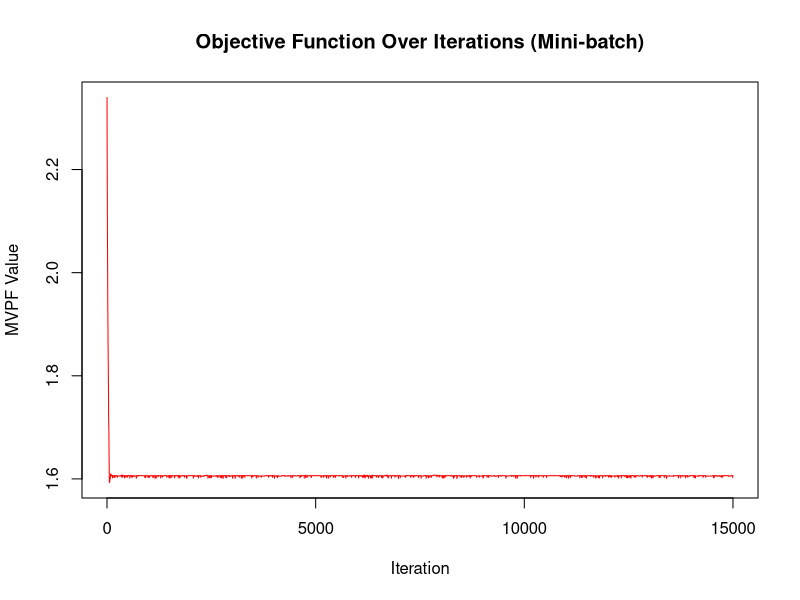
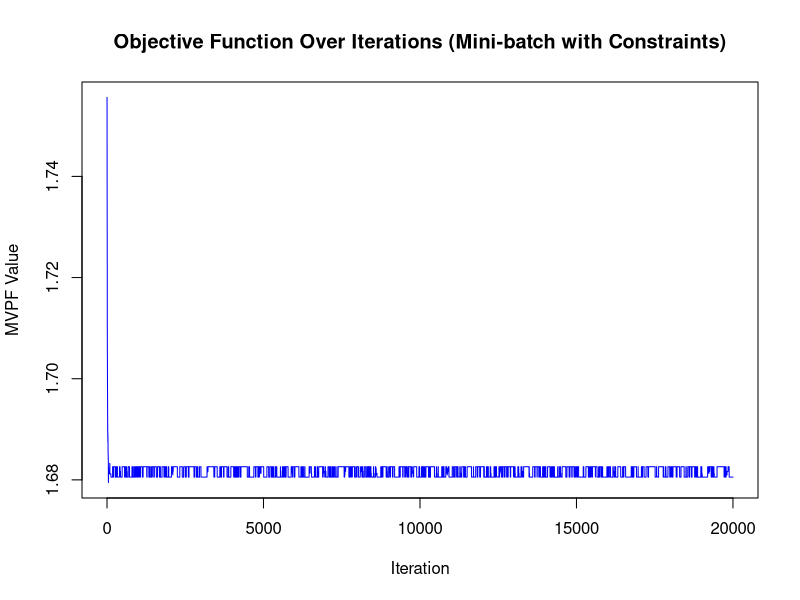

Source code (R) for these figures, in order:
# 
"
Simulations for testing different optimization algorithms
"
#




library(dplyr)



# generate simulated data ---------------------
generate_dataset <- function(n) {
  set.seed(42)  # For reproducibility
  R <- runif(n, min = 5, max = 20)  # Revenue (R_i)
  C <- runif(n, min = 1, max = 10)  # Cost (C_i)
  B <- runif(n, min = 1, max = 10)  # Burden (B_i)
  
  # Calculate individual MVPF
  indiv_MVPF <- (R + B) / (R - C)
  
  # Return the dataset as a data frame
  return(data.frame(R, B, C, indiv_MVPF))
}

df <- generate_dataset(n=1000)

# Function to calculate total MVPF for a given selection of individuals
calculate_total_mvp <- function(df_subset) {
  total_benefit <- sum(df_subset$R + df_subset$B)
  total_net_cost <- sum(df_subset$R) - sum(df_subset$C)
  return(total_benefit / total_net_cost)
}

# Greedy algorithm -----------------------

# Function to perform the greedy algorithm, ignoring individuals with negative MVPF
greedy_algorithm <- function(df, revenue_constraint) {
  # Filter out individuals with negative individual MVPF
  df <- df[df$indiv_MVPF >= 0, ]
  
  # Sort by individual MVPF
  df_sorted <- df[order(df$indiv_MVPF), ]
  
  # Select individuals in ascending order of MVPF until the revenue constraint is met
  cumulative_revenue <- 0
  greedy_subset <- data.frame()
  
  for (i in 1:nrow(df_sorted)) {
    if (cumulative_revenue >= revenue_constraint) break
    greedy_subset <- rbind(greedy_subset, df_sorted[i, ])
    cumulative_revenue <- cumulative_revenue + df_sorted$R[i]
  }
  
  # Calculate the MVPF for the greedy approach
  greedy_mvp <- calculate_total_mvp(greedy_subset)
  
  return(list(greedy_mvp = greedy_mvp, greedy_subset = greedy_subset))
}

greedy_solution <- greedy_algorithm(df, revenue_constraint = 3000)
cat("Greedy Algorithm MVPF:", greedy_solution$greedy_mvp, "\n")


# Mini-batch stochastic gradient descent with individual updating ------------------

# Define the objective function
objective_function <- function(R, B, C, treatment) {
  numerator <- sum(treatment * (R + B))
  denominator <- sum(treatment * (R - C))
  return(numerator / denominator)
}

# Gradient of the objective function with respect to the treatment for each individual
gradient <- function(R, B, C, treatment, i) {
  numerator_1 <- (R[i] + B[i]) * sum(treatment * (R - C)) 
  numerator_2 <- (R[i] - C[i]) * sum(treatment * (R + B))
  return((numerator_1 - numerator_2) / sum(treatment * (R - C))^2)
}

# Function to determine initial treatment allocation greedily (this increases speed by not relying on
# random sampling to determine the initial allocation, which in large samples may take a long time to
# produce a valid initial allocation)
initialize_treatment <- function(df, bar_R) {
  # Sort individuals by R_i in descending order
  sorted_indices <- order(df$R, decreasing = TRUE)
  
  # Initialize treatment to zeros (no one treated)
  treatment <- rep(0, nrow(df))
  
  # Greedily assign treatment starting from the highest R_i
  total_R <- 0
  for (i in sorted_indices) {
    treatment[i] <- 1  # Assign treatment
    total_R <- total_R + df$R[i]
    if (total_R >= bar_R) break  # Stop when the constraint is satisfied
  }
  
  # Randomly assign treatment to the remaining individuals
  remaining_indices <- setdiff(1:nrow(df), which(treatment == 1))
  treatment[remaining_indices] <- sample(0:1, length(remaining_indices), replace = TRUE)
  
  return(treatment)
}

# Mini-batch SGD implementation with individual updates based on gradients
mini_batch_sgd <- function(df, bar_R, batch_size, learning_rate = 0.01, max_iter) {
  
  # Initial random treatment allocation (0 or 1)
  n <- nrow(df)
  treatment <- initialize_treatment(df, bar_R)

  # Store objective function values
  obj_values <- numeric(max_iter)
  
  for (iter in 1:max_iter) {
    # Randomly select a mini-batch
    batch_indices <- sample(1:n, batch_size)
    
    # For each individual in the mini-batch, calculate the gradient and update treatment
    for (i in batch_indices) {
      grad <- gradient(df$R, df$B, df$C, treatment, i)
      
      # Update treatment based on gradient
      if (grad > 0) {
        treatment[i] <- 0  # Turn off treatment if gradient is positive
      } else {
        treatment[i] <- 1  # Turn on treatment if gradient is negative
      }
    }
    
    # Ensure that the constraint is satisfied (adjust if violated)
    if (sum(treatment * df$R) < bar_R) {
      # Restore treatment for individuals with highest R to meet the constraint
      top_r_index <- order(df$R, decreasing = TRUE)
      for (j in top_r_index) {
        if (treatment[j] == 0) {
          treatment[j] <- 1
          if (sum(treatment * df$R) >= bar_R) break
        }
      }
    }
    
    # Calculate and store the objective function value
    obj_values[iter] <- objective_function(df$R, df$B, df$C, treatment)
  }
  
  # Return the final treatment allocation and objective function values
  return(list(treatment = treatment, obj_values = obj_values))
}

# Run the mini-batch SGD algorithm on the generated dataset with \bar{R} = 500
result_mini_batch <- mini_batch_sgd(df, bar_R = 3000, batch_size = 50, max_iter = 15000)

# Print results
cat("Final treatment allocation (mini-batch):", sum(result_mini_batch$treatment), "\n")
cat("Final objective function value (mini-batch):", tail(result_mini_batch$obj_values, 1), "\n")

# Plot the objective function over iterations
plot(result_mini_batch$obj_values, type = "l", col = "red", main = "Objective Function Over Iterations (Mini-batch)", 
     xlab = "Iteration", ylab = "MVPF Value")




# Adding the optional cost constraint to the mini-batch SGD algorithm ---------------------------

initialize_treatment_with_constraints <- function(df, bar_R, bar_C) {
  # Sort individuals by R_i in descending order
  sorted_indices <- order(df$R, decreasing = TRUE)
  
  # Initialize treatment to zeros (no one treated)
  treatment <- rep(0, nrow(df))
  
  # Greedily assign treatment starting from the highest R_i
  total_R <- 0
  total_C <- 0
  for (i in sorted_indices) {
    if (total_R < bar_R && (total_C + df$C[i]) <= bar_C) {
      treatment[i] <- 1  # Assign treatment
      total_R <- total_R + df$R[i]
      total_C <- total_C + df$C[i]
    }
    if (total_R >= bar_R && total_C <= bar_C) break  # Stop when both constraints are satisfied
  }
  
  # Randomly assign treatment to the remaining individuals while respecting \bar{C}
  remaining_indices <- setdiff(1:nrow(df), which(treatment == 1))
  for (i in remaining_indices) {
    if ((total_C + df$C[i]) <= bar_C) {
      treatment[i] <- sample(0:1, 1)  # Randomly assign 0 or 1
      if (treatment[i] == 1) total_C <- total_C + df$C[i]
    }
  }
  
  return(treatment)
}


# Mini-batch SGD with additional constraint on C
mini_batch_sgd_cost <- function(df, bar_R, bar_C, batch_size, learning_rate = 0.01, max_iter) {
  
  # Initialize treatment with both constraints
  treatment <- initialize_treatment_with_constraints(df, bar_R, bar_C)
  
  # Store objective function values
  obj_values <- numeric(max_iter)
  
  for (iter in 1:max_iter) {
    # Randomly select a mini-batch
    batch_indices <- sample(1:nrow(df), batch_size)
    
    # For each individual in the mini-batch, calculate the gradient and update treatment
    for (i in batch_indices) {
      grad <- gradient(df$R, df$B, df$C, treatment, i)
      
      # Update treatment based on gradient
      if (grad > 0) {
        treatment[i] <- 0  # Turn off treatment if gradient is positive
      } else {
        treatment[i] <- 1  # Turn on treatment if gradient is negative
      }
    }
    
    # Ensure that the constraint \sum_i R_i >= \bar{R} is satisfied
    if (sum(treatment * df$R) < bar_R) {
      top_r_index <- order(df$R, decreasing = TRUE)
      for (j in top_r_index) {
        if (treatment[j] == 0) {
          treatment[j] <- 1
          if (sum(treatment * df$R) >= bar_R) break
        }
      }
    }
    
    # Ensure that the constraint \sum_i C_i <= \bar{C} is satisfied
    if (sum(treatment * df$C) > bar_C) {
      top_c_index <- order(df$C, decreasing = TRUE)
      for (j in top_c_index) {
        if (treatment[j] == 1) {
          treatment[j] <- 0
          if (sum(treatment * df$C) <= bar_C) break
        }
      }
    }
    
    # Calculate and store the value of the objective function
    obj_values[iter] <- objective_function(df$R, df$B, df$C, treatment)
  }
  
  # Calculate final metrics
  total_revenue <- sum(treatment * df$R)
  total_cost <- sum(treatment * df$C)
  num_treated <- sum(treatment)
  final_obj_value <- tail(obj_values, 1)
  
  # Print out the final results
  cat("Final treatment allocation (mini-batch with constraints):", num_treated, "\n")
  cat("Total Revenue (sum R):", total_revenue, "\n")
  cat("Total Cost (sum C):", total_cost, "\n")
  cat("Final Objective Function Value:", final_obj_value, "\n")
  
  # Return the final treatment allocation, objective function values, and metrics
  return(list(treatment = treatment, obj_values = obj_values, 
              total_revenue = total_revenue, total_cost = total_cost, 
              num_treated = num_treated, final_obj_value = final_obj_value))
}

# Run the modified mini-batch SGD algorithm with both constraints
result_mbsgd <- mini_batch_sgd_cost(df,
                                    bar_R = 5000, 
                                    bar_C = 1000, 
                                    batch_size = 64, 
                                    max_iter = 20000)

# Plot the objective function over iterations
plot(result_mbsgd$obj_values, type = "l", col = "blue", 
     main = "Objective Function Over Iterations (Mini-batch with Constraints)", 
     xlab = "Iteration", ylab = "MVPF Value")


# Integer Linear Programming --------------------------

library(lpSolve)
